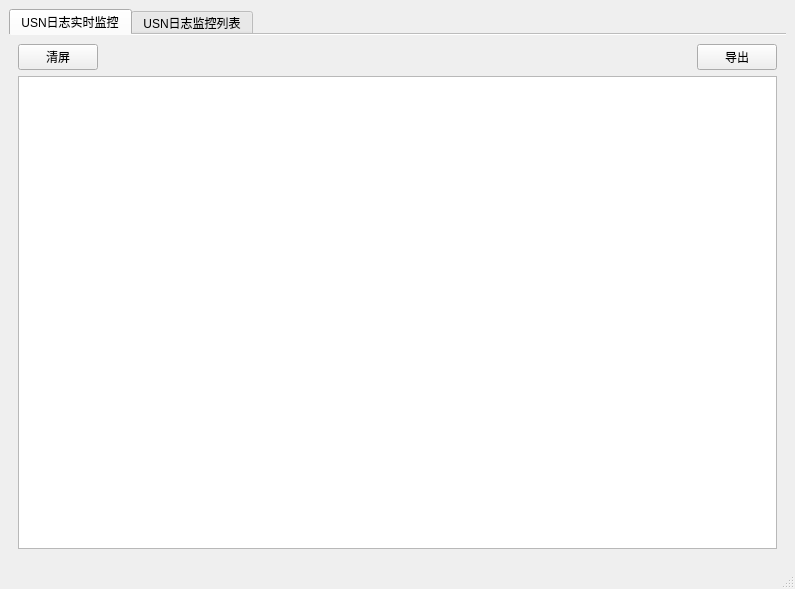
<?xml version="1.0" encoding="UTF-8"?>
<ui version="4.0">
 <class>LogWindow</class>
 <widget class="QMainWindow" name="LogWindow">
  <property name="geometry">
   <rect>
    <x>0</x>
    <y>0</y>
    <width>795</width>
    <height>589</height>
   </rect>
  </property>
  <property name="windowTitle">
   <string>MainWindow</string>
  </property>
  <widget class="QWidget" name="centralwidget">
   <layout class="QGridLayout" name="gridLayout_3">
    <item row="1" column="0">
     <widget class="QTabWidget" name="tabWidget">
      <property name="currentIndex">
       <number>0</number>
      </property>
      <property name="documentMode">
       <bool>true</bool>
      </property>
      <property name="tabsClosable">
       <bool>false</bool>
      </property>
      <property name="movable">
       <bool>false</bool>
      </property>
      <property name="tabBarAutoHide">
       <bool>false</bool>
      </property>
      <widget class="QWidget" name="tab">
       <attribute name="icon">
        <iconset resource="Images.qrc">
         <normaloff>:/Images/realMonitor.png</normaloff>:/Images/realMonitor.png</iconset>
       </attribute>
       <attribute name="title">
        <string>USN日志实时监控</string>
       </attribute>
       <layout class="QGridLayout" name="gridLayout">
        <item row="0" column="0">
         <layout class="QHBoxLayout" name="horizontalLayout">
          <item>
           <widget class="QPushButton" name="clearButton">
            <property name="text">
             <string>清屏</string>
            </property>
           </widget>
          </item>
          <item>
           <spacer name="horizontalSpacer">
            <property name="orientation">
             <enum>Qt::Horizontal</enum>
            </property>
            <property name="sizeHint" stdset="0">
             <size>
              <width>40</width>
              <height>20</height>
             </size>
            </property>
           </spacer>
          </item>
          <item>
           <widget class="QPushButton" name="exportButton">
            <property name="text">
             <string>导出</string>
            </property>
           </widget>
          </item>
         </layout>
        </item>
        <item row="1" column="0">
         <widget class="QTableView" name="m_realTableView"/>
        </item>
       </layout>
      </widget>
      <widget class="QWidget" name="tab_3">
       <attribute name="icon">
        <iconset resource="Images.qrc">
         <normaloff>:/Images/monitorList.png</normaloff>:/Images/monitorList.png</iconset>
       </attribute>
       <attribute name="title">
        <string>USN日志监控列表</string>
       </attribute>
       <layout class="QGridLayout" name="gridLayout_2">
        <item row="0" column="0" rowspan="9">
         <widget class="QTableView" name="monitorTableView"/>
        </item>
        <item row="0" column="1">
         <widget class="QPushButton" name="appendButton">
          <property name="text">
           <string>添加</string>
          </property>
         </widget>
        </item>
        <item row="1" column="1">
         <widget class="QPushButton" name="insertButton">
          <property name="text">
           <string>插入</string>
          </property>
         </widget>
        </item>
        <item row="2" column="1">
         <widget class="QPushButton" name="deleteButton">
          <property name="text">
           <string>删除</string>
          </property>
         </widget>
        </item>
        <item row="3" column="1">
         <widget class="QPushButton" name="updateButton">
          <property name="text">
           <string>修改</string>
          </property>
         </widget>
        </item>
        <item row="4" column="1">
         <widget class="QPushButton" name="upButton">
          <property name="text">
           <string>上移</string>
          </property>
         </widget>
        </item>
        <item row="5" column="1">
         <widget class="QPushButton" name="downButton">
          <property name="text">
           <string>下移</string>
          </property>
         </widget>
        </item>
        <item row="6" column="1">
         <spacer name="verticalSpacer">
          <property name="orientation">
           <enum>Qt::Vertical</enum>
          </property>
          <property name="sizeHint" stdset="0">
           <size>
            <width>20</width>
            <height>253</height>
           </size>
          </property>
         </spacer>
        </item>
        <item row="7" column="1">
         <widget class="QLabel" name="label_2">
          <property name="text">
           <string> 最小 空闲 时间：</string>
          </property>
         </widget>
        </item>
        <item row="8" column="1">
         <layout class="QHBoxLayout" name="horizontalLayout_2">
          <item>
           <widget class="QDoubleSpinBox" name="doubleSpinBox">
            <property name="value">
             <double>1.000000000000000</double>
            </property>
           </widget>
          </item>
          <item>
           <widget class="QLabel" name="label">
            <property name="text">
             <string>秒</string>
            </property>
           </widget>
          </item>
         </layout>
        </item>
       </layout>
      </widget>
     </widget>
    </item>
   </layout>
  </widget>
  <widget class="QMenuBar" name="menubar">
   <property name="geometry">
    <rect>
     <x>0</x>
     <y>0</y>
     <width>795</width>
     <height>28</height>
    </rect>
   </property>
  </widget>
  <widget class="QStatusBar" name="statusbar"/>
 </widget>
 <resources>
  <include location="Images.qrc"/>
 </resources>
 <connections/>
</ui>
